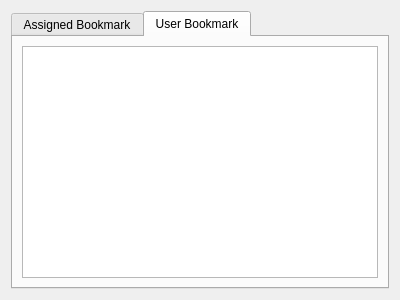
<?xml version="1.0" encoding="UTF-8"?>
<ui version="4.0">
 <class>ZFlyEmBookmarkWidget</class>
 <widget class="QWidget" name="ZFlyEmBookmarkWidget">
  <property name="geometry">
   <rect>
    <x>0</x>
    <y>0</y>
    <width>400</width>
    <height>300</height>
   </rect>
  </property>
  <property name="windowTitle">
   <string>Form</string>
  </property>
  <layout class="QVBoxLayout" name="verticalLayout">
   <item>
    <widget class="QTabWidget" name="bookmarkTab">
     <property name="focusPolicy">
      <enum>Qt::NoFocus</enum>
     </property>
     <property name="tabShape">
      <enum>QTabWidget::Rounded</enum>
     </property>
     <property name="currentIndex">
      <number>1</number>
     </property>
     <property name="elideMode">
      <enum>Qt::ElideRight</enum>
     </property>
     <widget class="QWidget" name="assignedBookmarkTab">
      <attribute name="title">
       <string>Assigned Bookmark</string>
      </attribute>
      <layout class="QVBoxLayout" name="verticalLayout_2">
       <item>
        <widget class="ZFlyEmBookmarkView" name="assignedBookmarkView">
         <property name="focusPolicy">
          <enum>Qt::NoFocus</enum>
         </property>
        </widget>
       </item>
      </layout>
     </widget>
     <widget class="QWidget" name="userBookmarkTab">
      <attribute name="title">
       <string>User Bookmark</string>
      </attribute>
      <layout class="QVBoxLayout" name="verticalLayout_3">
       <item>
        <widget class="ZFlyEmBookmarkView" name="userBookmarkView">
         <property name="focusPolicy">
          <enum>Qt::NoFocus</enum>
         </property>
        </widget>
       </item>
      </layout>
     </widget>
    </widget>
   </item>
  </layout>
 </widget>
 <customwidgets>
  <customwidget>
   <class>ZFlyEmBookmarkView</class>
   <extends>QTableView</extends>
   <header location="global">flyem/zflyembookmarkview.h</header>
  </customwidget>
 </customwidgets>
 <resources/>
 <connections/>
</ui>
